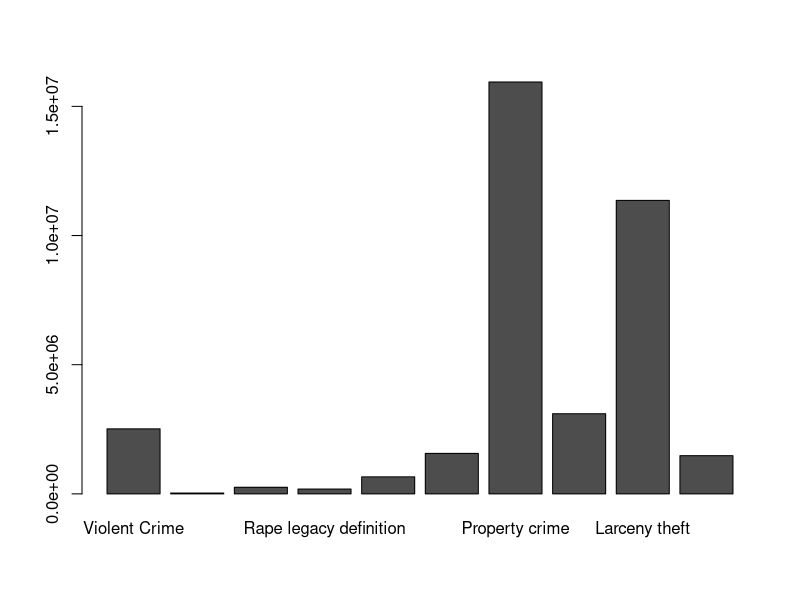
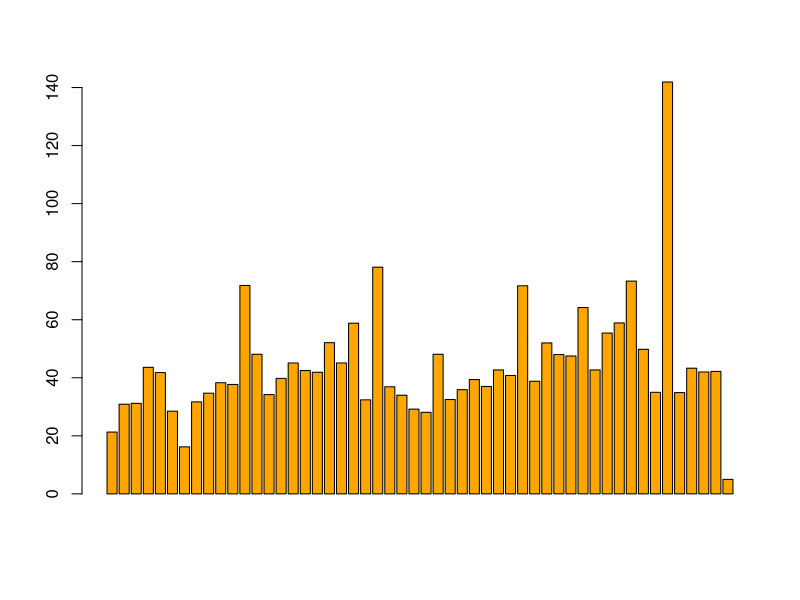
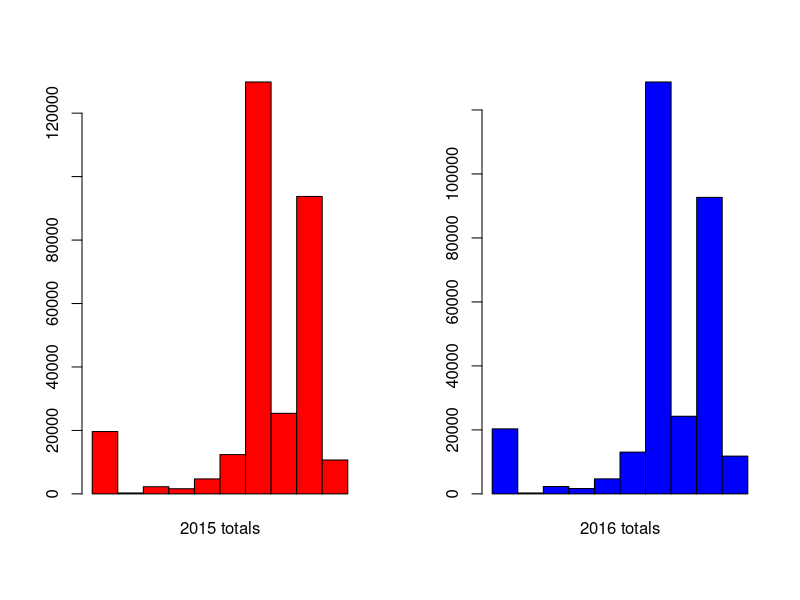
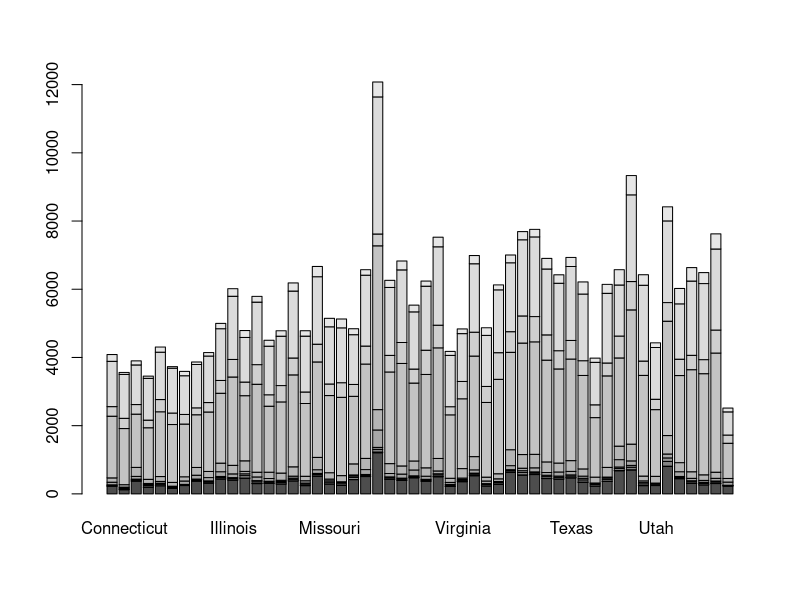
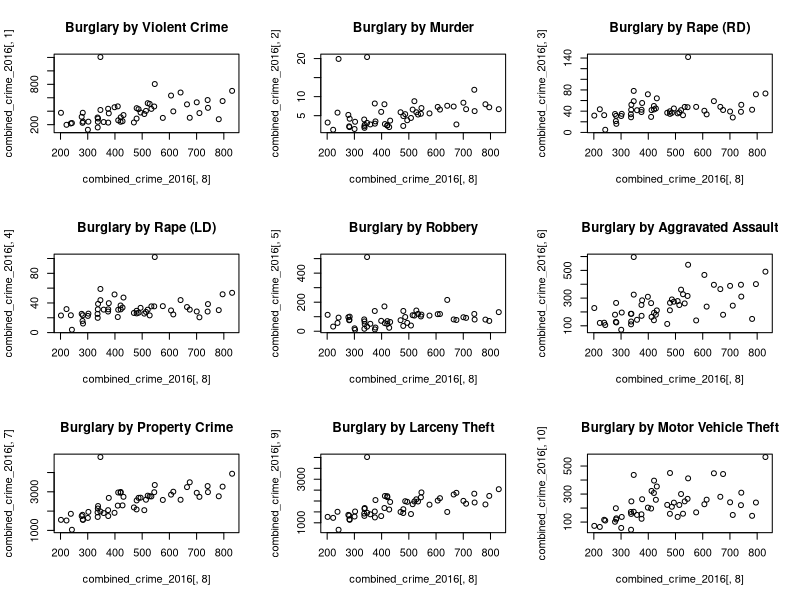
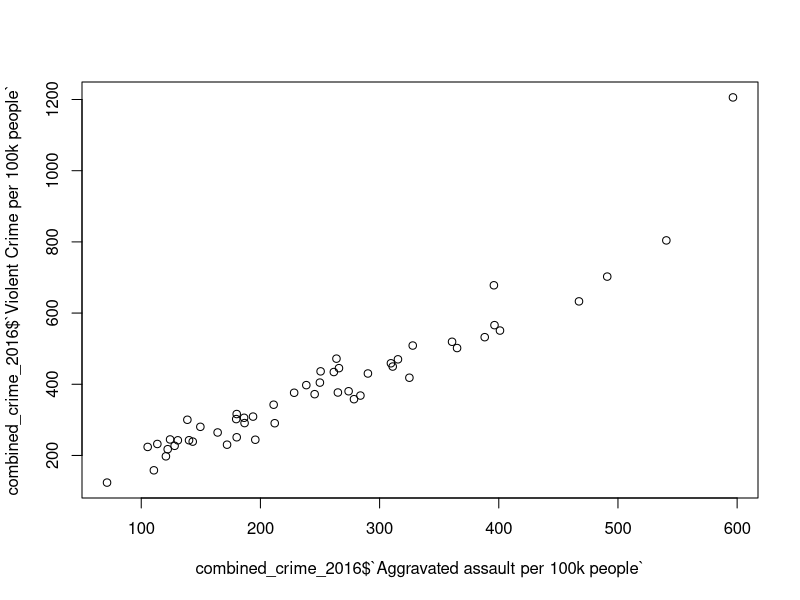

Here is the R script that generated these plots, in order:
#R Data Science project by Andrew Brown March 2019

#Read in csv file
crime <- read.csv("table-2.csv")
#Remove useless row on bottom
crime <- crime[-c(133),]
#Rename columns appropriately
names(crime) <- c("Region", "Year", "Population", "Violent Crime", "Violent Crime per 100k people", "Murder and nonnegligent manslaughter", "Murder and nonnegligent manslaughter per 100k people", "Rape revised definition", "Rape revised definition per 100k people", "Rape legacy definition", "Rape legacy definition per 100k people", "Robbery", "Robbery per 100k people", "Aggravated assault", "Aggravated assault per 100k people", "Property crime", "Property crime per 100k people", "Burglary", "Burglary per 100k people", "Larceny theft", "Larceny theft per 100k people", "Motor vehicle theft", "Motor vehicle theft per 100k people")
#Copy the row names so they each match for years 2015 and 2016
crime[seq(2,132,2),]$Region <- crime[seq(1,131,2),]$Region

#This next block of code cerates 10 sub-sets of the main data frame in order to make it easier to view certain parts at a time
#Creates a data frame with only the 2015 crime data
crime_2015 <- crime[seq(1,131,2),]
#Creates a data frame with only the 2016 crime data
crime_2016 <- crime[seq(2,132,2),]
#Creates a data fram with only the states crime data (Plus Puerto Rico and D.C.)
crime_states <- crime[-c(1,2,3,4,5,6,19,20,27,28,29,30,41,42,57,58,59,60,79,80,89,90,99,100,101,102,119,120),]
#Creates a data fram with only the larger regions crime data
crime_regions <- crime[c(1,2,3,4,5,6,19,20,27,28,29,30,41,42,57,58,59,60,79,80,89,90,99,100,101,102,119,120),]
#Creates separate data frames for the two years for both the states data frame and the regions one
crime_states_2015 <- crime_states[seq(1,103,2),]
crime_states_2016 <- crime_states[seq(2,104,2),]
crime_regions_2015 <- crime_regions[seq(1,27,2),]
crime_regions_2016 <- crime_regions[seq(2,28,2),]
#Creates a data frame called combined_crime_2015 that lists the 10 different crime rates for each state in 2015
combined_crime_2015 <- crime_states_2015[,-c(2,3,4,6,8,10,12,14,16,18,20,22)]
rownames(combined_crime_2015) <- combined_crime_2015$Region
combined_crime_2015 <- combined_crime_2015[,2:11]
#Creates a data frame called combined_crime_2016 that lists the 10 different crime rates for each state in 2016
combined_crime_2016 <- crime_states_2016[,-c(2,3,4,6,8,10,12,14,16,18,20,22)]
rownames(combined_crime_2016) <- combined_crime_2016$Region
combined_crime_2016 <- combined_crime_2016[,2:11]


#Bar graph comparing the different types of crime by how many times each has been committed
#GRAPH 1
barplot(t(c(crime[1,seq(4,23,2)]+crime[2,seq(4,23,2)])))
#Download as width=2536 and height=1700


#Plot for Alaska having the highest rape rate by a lot compared to other states
#GRAPH 2
barplot(crime_states_2016$`Rape revised definition per 100k people`, col="orange")


#Process of creating the data frame to be used to compare the two years
#First part for 2015
crime_total_2015 <- rbind(combined_crime_2015, c(sum(combined_crime_2015$`Violent Crime per 100k people`), sum(combined_crime_2015$`Murder and nonnegligent manslaughter per 100k people`), sum(combined_crime_2015$`Rape revised definition per 100k people`), sum(combined_crime_2015$`Rape legacy definition per 100k people`), sum(combined_crime_2015$`Robbery per 100k people`), sum(combined_crime_2015$`Aggravated assault per 100k people`), sum(combined_crime_2015$`Property crime per 100k people`), sum(combined_crime_2015$`Burglary per 100k people`), sum(combined_crime_2015$`Larceny theft per 100k people`), sum(combined_crime_2015$`Motor vehicle theft per 100k people`)))
rownames(crime_total_2015)[53] <- "2015 totals"
crime_total_2015<- crime_total_2015[53,1:10]
#Second part for 2016
crime_total_2016 <- rbind(combined_crime_2016, c(sum(combined_crime_2016$`Violent Crime per 100k people`), sum(combined_crime_2016$`Murder and nonnegligent manslaughter per 100k people`), sum(combined_crime_2016$`Rape revised definition per 100k people`), sum(combined_crime_2016$`Rape legacy definition per 100k people`), sum(combined_crime_2016$`Robbery per 100k people`), sum(combined_crime_2016$`Aggravated assault per 100k people`), sum(combined_crime_2016$`Property crime per 100k people`), sum(combined_crime_2016$`Burglary per 100k people`), sum(combined_crime_2016$`Larceny theft per 100k people`), sum(combined_crime_2016$`Motor vehicle theft per 100k people`)))
rownames(crime_total_2016)[53] <- "2016 totals"
crime_total_2016 <- crime_total_2016[53,1:10]
#Putting the parts together
crime_total <- rbind(crime_total_2015, crime_total_2016)
#GRAPH 3 & 4 now the same because of par
par(mfrow=c(1,2))
barplot(t(crime_total[1,]), col="red", beside=TRUE)
barplot(t(crime_total[2,]), col="blue", beside=TRUE)


#Bar graph of the combined crime rates for 2016 by state
#GRAPH HERE 5
par(mfrow=c(1,1))
barplot(t(combined_crime_2016))


#This block creates the 'pairs plot' for burglary to show that it doesn't really corrolate to other types of crime
#GRAPH 6
par(mfrow=c(3,3))
plot(combined_crime_2016[,8], combined_crime_2016[,1], main="Burglary by Violent Crime")
plot(combined_crime_2016[,8], combined_crime_2016[,2], main="Burglary by Murder")
plot(combined_crime_2016[,8], combined_crime_2016[,3], main="Burglary by Rape (RD)")
plot(combined_crime_2016[,8], combined_crime_2016[,4], main="Burglary by Rape (LD)")
plot(combined_crime_2016[,8], combined_crime_2016[,5], main="Burglary by Robbery")
plot(combined_crime_2016[,8], combined_crime_2016[,6], main="Burglary by Aggravated Assault")
plot(combined_crime_2016[,8], combined_crime_2016[,7], main="Burglary by Property Crime")
plot(combined_crime_2016[,8], combined_crime_2016[,9], main="Burglary by Larceny Theft")
plot(combined_crime_2016[,8], combined_crime_2016[,10], main="Burglary by Motor Vehicle Theft")


#Graph for aggravated assault vs violent crime becuase they have the strongest correlation among the crime types as found using a pairs plot
#GRAPH 7
par(mfrow=c(1,1))
plot(combined_crime_2016$`Aggravated assault per 100k people`, combined_crime_2016$`Violent Crime per 100k people`)


#This gives the p-value for the correlation of aggravated assault and violent crime
t.test(combined_crime_2016$`Aggravated assault per 100k people`, combined_crime_2016$`Violent Crime per 100k people`)




#~~~~~~~~~~~~~~~~~~~~~~~~~~~~~~~~~~~~~~~~
#CODE I DID NOT END UP NEEDING BELOW HERE
#~~~~~~~~~~~~~~~~~~~~~~~~~~~~~~~~~~~~~~~~

#This creates a new column in combined_crime_2016 with the total of the crime rates for each state
#combined_crime_2016$Total <- combined_crime_2016$`Violent Crime per 100k people` + combined_crime_2016$`Murder and nonnegligent manslaughter per 100k people` + combined_crime_2016$`Rape revised definition per 100k people` + combined_crime_2016$`Rape legacy definition per 100k people` + combined_crime_2016$`Robbery per 100k people` + combined_crime_2016$`Aggravated assault per 100k people` + combined_crime_2016$`Property crime per 100k people` + combined_crime_2016$`Burglary per 100k people` + combined_crime_2016$`Larceny theft per 100k people` + combined_crime_2016$`Motor vehicle theft per 100k people`
#This creates a new column in combined_crime_2015 with the total of the crime rates for each state
#combined_crime_2015$Total <- combined_crime_2015$`Violent Crime per 100k people` + combined_crime_2015$`Murder and nonnegligent manslaughter per 100k people` + combined_crime_2015$`Rape revised definition per 100k people` + combined_crime_2015$`Rape legacy definition per 100k people` + combined_crime_2015$`Robbery per 100k people` + combined_crime_2015$`Aggravated assault per 100k people` + combined_crime_2015$`Property crime per 100k people` + combined_crime_2015$`Burglary per 100k people` + combined_crime_2015$`Larceny theft per 100k people` + combined_crime_2015$`Motor vehicle theft per 100k people`

#Idk why this line is here
#cime_total <- rbind( crime_2015, crime_2016)see if crime increased from 2015 to 2016, it looks like it really didn't

#These are just calculations I used in EDA
#colSums(crime_2015[,seq(5,23,2)])/66
#colSums(crime_2016[,seq(5,23,2)])/66

#Never figured this out but would still like to know
#I need to do this but one row at a time? For my 2nd interesting thing
#sum(crime_states_2016[,seq(4,23,2)])
#Because after i do that i can barplot it all and see which state has the highest overall crime rate and stuff (which i think is DC)